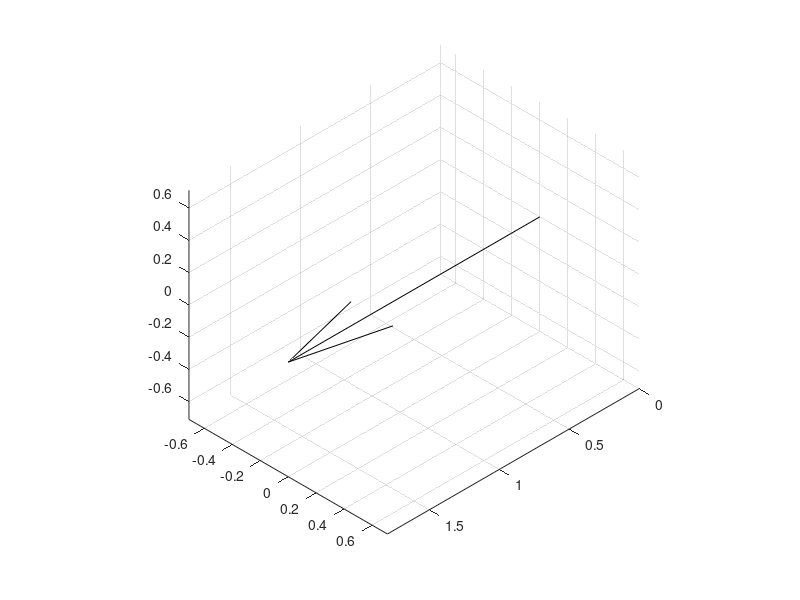

Write MATLAB code to recreate this figure. (Note: this script raises an error after producing the figure.)
clear all
clc
close all
axis equal
hold on
%==========================================================================
%                                DEFINITIONS
%==========================================================================
% 1. PURPOSE: Shows the position of the unit cube

% 2. OUTPUT
% - Plot of the Unit Cube

% 3. Reference:
% Modifed Date: 25/01/2022
% By : Canberk URUŞ

%==========================================================================
%                              SCRIPT BODY
%==========================================================================

%  Plot 3D Isometric view of the Cube.
figure(1);
axis ('equal');
view([1,1,1])
grid on
hold on
val_xlim = 2; val_ylim = 2; val_zlim = 2;
% xlim([-val_xlim val_xlim]); ylim([-val_ylim val_ylim]) ; zlim([0 val_zlim])

% Plot global coordinate system
GCSx = [0 1; 0 0; 0 0];
GCSy = [0 0; 0 1; 0 0];
GCSz = [0 0; 0 0; 0 1];
GCS = [GCSx;GCSy;GCSz];
quiver3 (GCSx(1,1), GCSx(2,1), GCSx(3,1), val_xlim*GCSx(1,2), GCSx(2,2), GCSx(3,2), 'k',LineWidth=2);
quiver3 (GCSy(1,1), GCSy(2,1), GCSy(3,1), GCSy(1,2), val_ylim*GCSy(2,2), GCSy(3,2), 'k',LineWidth=2);
quiver3 (GCSz(1,1), GCSz(2,1), GCSz(3,1), GCSz(1,2), GCSz(2,2), val_zlim*GCSz(3,2), 'k',LineWidth=2);
text(val_xlim*1.01,val_ylim*0.1,val_zlim*0.2,'X',FontWeight='bold')
text(0,val_ylim,1,'Y',FontWeight='bold')
text(0,0,val_zlim+0.1,'Z',FontWeight='bold')


windmill_cube = [-0.5,-0.5,-0.5,-0.5,-0.5,0.5,0.5,0.5,0.5,0.5,0.5,-0.5,-0.5,0.5,0.5,-0.5;
           0,0,1, 1,0,0,0,1,1,0,0,0,1,1,1,1;
        -0.5,0.5,0.5,-0.5,-0.5,-0.5,0.5,0.5,-0.5,-0.5,0.5,0.5,0.5,0.5,-0.5,-0.5;
           1,1,1,1,1,1,1,1,1,1,1,1,1,1,1,1];

unit_cube = [-0.5,-0.5,-0.5,-0.5,-0.5,0.5,0.5,0.5,0.5,0.5,0.5,-0.5,-0.5,0.5,0.5,-0.5
                0,0,1,1,0,0,0,1,1,0,0,0,1,1,1,1
                0,1,1,0,0,0,1,1,0,0,1,1,1,1,0,0
                1,1,1,1,1,1,1,1,1,1,1,1,1,1,1,1
                ];


plot3(unit_cube(1,:),unit_cube(2,:),unit_cube(3,:),color='blue',LineWidth=2);


